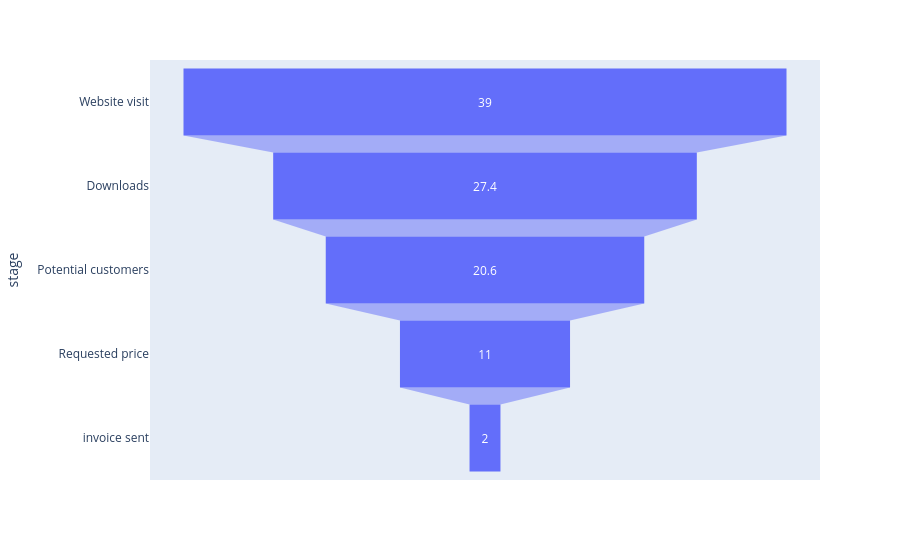

This figure's notebook cell:
### Code cell
px.funnel(data_frame=df,x='number',y='stage')

### Figure 1 — Plotly figure (JSON) as saved in the notebook; plotly's stock layout.template omitted (floating-point values rounded to 4 significant figures)
{"data": [{"hovertemplate": "number=%{x}<br>stage=%{y}<extra></extra>", "legendgroup": "", "marker": {"color": "#636efa"}, "name": "", "orientation": "h", "showlegend": false, "type": "funnel", "x": [39.0, 27.4, 20.6, 11.0, 2.0], "xaxis": "x", "y": ["Website visit", "Downloads", "Potential customers", "Requested price", "invoice sent"], "yaxis": "y"}], "layout": {"legend": {"tracegroupgap": 0}, "margin": {"t": 60}, "xaxis": {"anchor": "y", "domain": [0, 1], "title": {"text": "number"}}, "yaxis": {"anchor": "x", "domain": [0, 1], "title": {"text": "stage"}}}}
